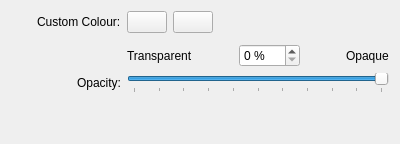
        <widget class="QWidget" name="customColorOpacityPageActive">
         <layout class="QHBoxLayout" name="horizontalLayout_32">
          <item>
           <spacer name="horizontalSpacer_11">
            <property name="orientation">
             <enum>Qt::Horizontal</enum>
            </property>
            <property name="sizeType">
             <enum>QSizePolicy::Fixed</enum>
            </property>
            <property name="sizeHint" stdset="0">
             <size>
              <width>26</width>
              <height>20</height>
             </size>
            </property>
           </spacer>
          </item>
          <item>
           <layout class="QGridLayout" name="gridLayout_5">
            <item row="0" column="0">
             <widget class="QLabel" name="label_17">
              <property name="text">
               <string>Custom Colour:</string>
              </property>
              <property name="buddy">
               <cstring>thinWindowOutlineCustomColorActive</cstring>
              </property>
             </widget>
            </item>
            <item row="3" column="1">
             <widget class="QSlider" name="windowOutlineCustomColorOpacityActive_2">
              <property name="minimum">
               <number>0</number>
              </property>
              <property name="maximum">
               <number>100</number>
              </property>
              <property name="singleStep">
               <number>1</number>
              </property>
              <property name="pageStep">
               <number>10</number>
              </property>
              <property name="value">
               <number>100</number>
              </property>
              <property name="orientation">
               <enum>Qt::Horizontal</enum>
              </property>
              <property name="invertedAppearance">
               <bool>false</bool>
              </property>
              <property name="invertedControls">
               <bool>false</bool>
              </property>
              <property name="tickPosition">
               <enum>QSlider::TicksBelow</enum>
              </property>
              <property name="tickInterval">
               <number>10</number>
              </property>
             </widget>
            </item>
            <item row="3" column="0">
             <widget class="QLabel" name="label_13">
              <property name="text">
               <string>Opacity:</string>
              </property>
              <property name="alignment">
               <set>Qt::AlignRight|Qt::AlignTrailing|Qt::AlignVCenter</set>
              </property>
              <property name="buddy">
               <cstring>windowOutlineCustomColorOpacityActive</cstring>
              </property>
             </widget>
            </item>
            <item row="4" column="1">
             <spacer name="verticalSpacer_27">
              <property name="orientation">
               <enum>Qt::Vertical</enum>
              </property>
              <property name="sizeType">
               <enum>QSizePolicy::Maximum</enum>
              </property>
              <property name="sizeHint" stdset="0">
               <size>
                <width>20</width>
                <height>40</height>
               </size>
              </property>
             </spacer>
            </item>
            <item row="2" column="1">
             <layout class="QHBoxLayout" name="horizontalLayout_21">
              <item>
               <widget class="QLabel" name="_menuOpacityTransparentLabel_35">
                <property name="text">
                 <string>Transparent</string>
                </property>
               </widget>
              </item>
              <item>
               <spacer name="horizontalSpacer_43">
                <property name="orientation">
                 <enum>Qt::Horizontal</enum>
                </property>
                <property name="sizeHint" stdset="0">
                 <size>
                  <width>40</width>
                  <height>20</height>
                 </size>
                </property>
               </spacer>
              </item>
              <item>
               <widget class="QSpinBox" name="windowOutlineCustomColorOpacityActive">
                <property name="suffix">
                 <string> %</string>
                </property>
                <property name="maximum">
                 <number>100</number>
                </property>
                <property name="value">
                 <number>0</number>
                </property>
               </widget>
              </item>
              <item>
               <spacer name="horizontalSpacer_44">
                <property name="orientation">
                 <enum>Qt::Horizontal</enum>
                </property>
                <property name="sizeHint" stdset="0">
                 <size>
                  <width>40</width>
                  <height>20</height>
                 </size>
                </property>
               </spacer>
              </item>
              <item>
               <widget class="QLabel" name="_menuOpacityTransparentLabel_36">
                <property name="text">
                 <string>Opaque</string>
                </property>
               </widget>
              </item>
             </layout>
            </item>
            <item row="0" column="1">
             <layout class="QHBoxLayout" name="horizontalLayout_3">
              <item>
               <widget class="KColorButton" name="thinWindowOutlineCustomColorActive">
                <property name="sizePolicy">
                 <sizepolicy hsizetype="Fixed" vsizetype="Fixed">
                  <horstretch>0</horstretch>
                  <verstretch>0</verstretch>
                 </sizepolicy>
                </property>
               </widget>
              </item>
              <item>
               <widget class="QPushButton" name="lockThinWindowOutlineCustomColorActive">
                <property name="sizePolicy">
                 <sizepolicy hsizetype="Fixed" vsizetype="Fixed">
                  <horstretch>0</horstretch>
                  <verstretch>0</verstretch>
                 </sizepolicy>
                </property>
                <property name="toolTip">
                 <string>Lock to make Active and Inactive Custom Colours the same</string>
                </property>
                <property name="text">
                 <string/>
                </property>
                <property name="icon">
                 <iconset resource="heliumdecoration_config.qrc">
                  <normaloff>:/helium_config_icons/object-unlocked-symbolic.svg</normaloff>
                  <normalon>:/helium_config_icons/object-locked-symbolic.svg</normalon>:/helium_config_icons/object-unlocked-symbolic.svg</iconset>
                </property>
                <property name="checkable">
                 <bool>true</bool>
                </property>
               </widget>
              </item>
              <item>
               <spacer name="horizontalSpacer_21">
                <property name="orientation">
                 <enum>Qt::Horizontal</enum>
                </property>
                <property name="sizeHint" stdset="0">
                 <size>
                  <width>40</width>
                  <height>20</height>
                 </size>
                </property>
               </spacer>
              </item>
             </layout>
            </item>
            <item row="1" column="1">
             <spacer name="verticalSpacer_12">
              <property name="orientation">
               <enum>Qt::Vertical</enum>
              </property>
              <property name="sizeType">
               <enum>QSizePolicy::Fixed</enum>
              </property>
              <property name="sizeHint" stdset="0">
               <size>
                <width>20</width>
                <height>5</height>
               </size>
              </property>
             </spacer>
            </item>
           </layout>
          </item>
         </layout>
        </widget>
